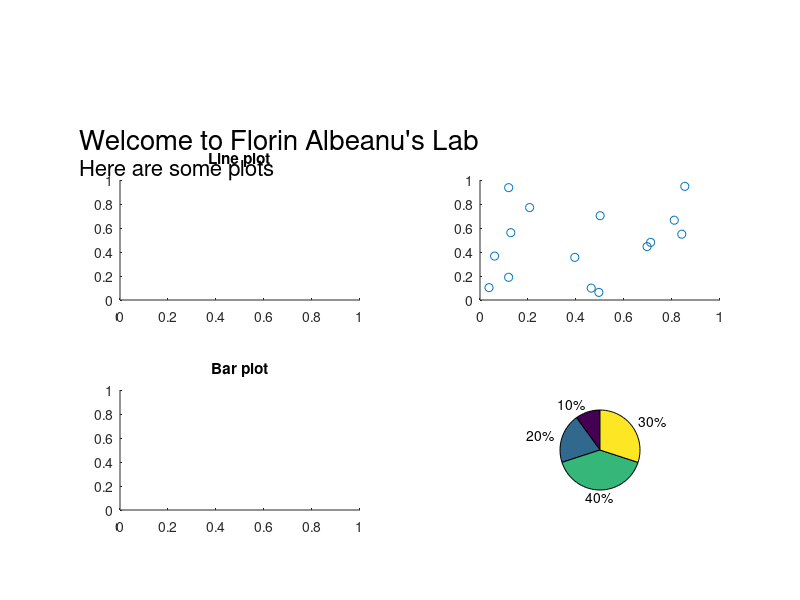

This chart was generated by the following MATLAB code:
close all
clear all
clc

handles.Fig = figure('Position', [200 200 400 600],'numbertitle','off', 'MenuBar', 'none');
handles.title = annotation('textbox',[.1 .75 .9 .2],'string','Welcome to Florin Albeanu''s Lab','edgecolor','none','fontsize',20);
handles.subtitle = annotation('textbox',[.1 .7 .9 .2],'string','Here are some plots','edgecolor','none','fontsize',16);

%% A line plot
handles.Axes.Line = axes('Position', [.15 .5 .3 .2]);
title('Line plot')

%% A scatter plot
handles.Axes.Scatter = axes('Position', [2*.15+.3 .5 .3 .2]);
title('Scatter ploot')
scatter(rand(15,1),rand(15,1))


%% A bar plot
handles.Axes.Bar = axes('Position', [.15 .15 .3 .2]);
title('Bar plot')

%% A pie chart
handles.Axes.Pie = axes('Position', [2*.15+.3 .15 .3 .2]);
title('Pie chart')
pie([.1, .2, .4, .3]);
